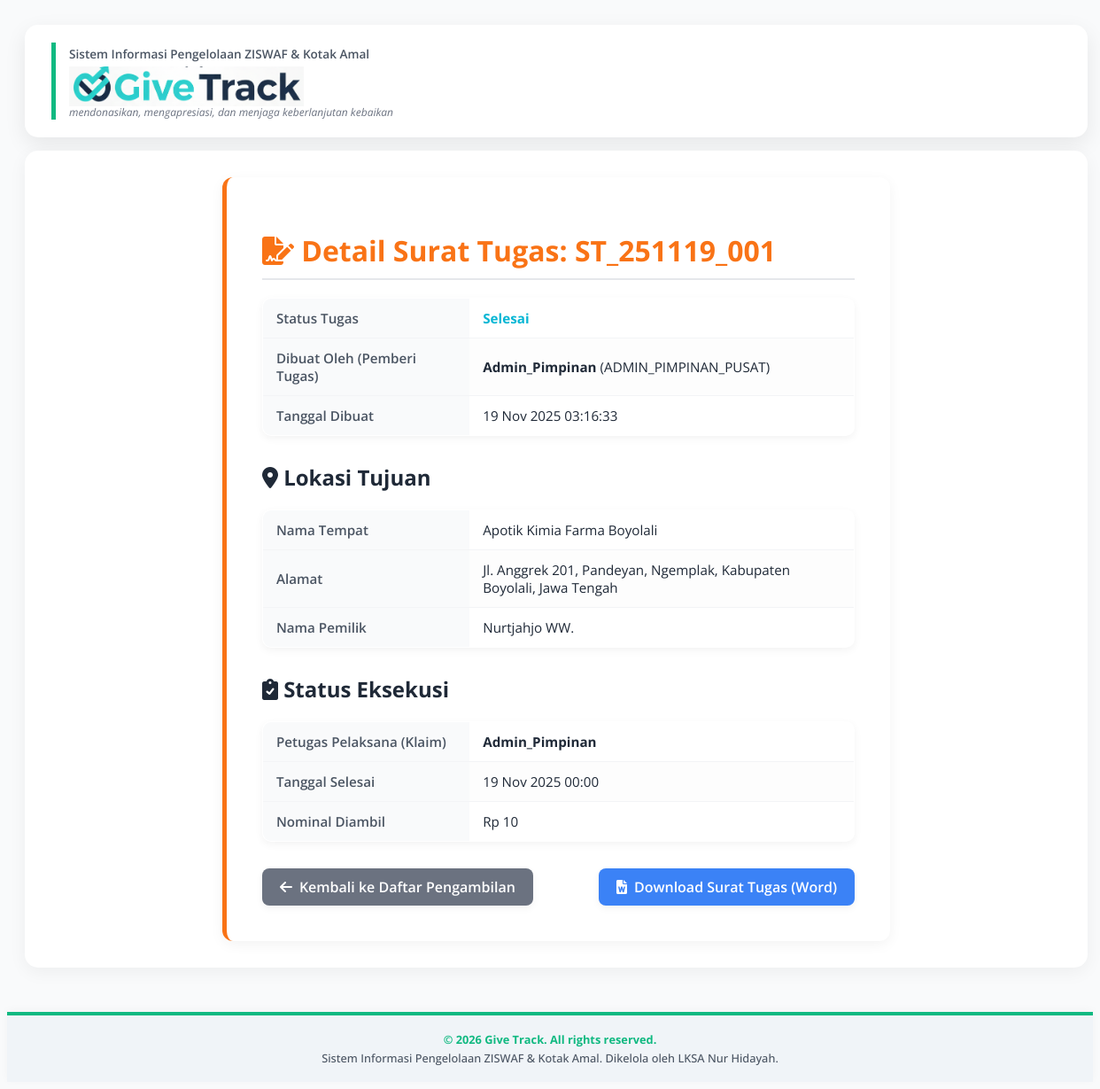
The page /pages/detail_surat_tugas.php?id_tugas=ST_251119_001 (signed in) on the database its author committed.
### tables this page shows
CREATE TABLE `surattugas` (
  `ID_Surat_Tugas` varchar(50) NOT NULL,
  `ID_KotakAmal` varchar(50) NOT NULL,
  `ID_user` varchar(50) NOT NULL,
  `Tgl_Mulai_Tugas` datetime NOT NULL,
  `Status_Tugas` enum('Aktif','Selesai','Batal') NOT NULL DEFAULT 'Aktif'
);

CREATE TABLE `user` (
  `Id_user` varchar(30) NOT NULL,
  `Nama_User` varchar(100) NOT NULL,
  `Password` varchar(255) NOT NULL COMMENT 'Untuk menyimpan password yang di-hash',
  `Jabatan` varchar(50) NOT NULL,
  `Id_lksa` varchar(25) NOT NULL,
  `Foto` varchar(255) DEFAULT NULL,
  `Status` enum('Active','Archived') NOT NULL DEFAULT 'Active'
);

CREATE TABLE `kotakamal` (
  `ID_KotakAmal` varchar(30) NOT NULL,
  `Id_lksa` varchar(25) NOT NULL,
  `Nama_Toko` varchar(150) NOT NULL,
  `Alamat_Toko` text NOT NULL COMMENT 'Alamat lengkap gabungan',
  `ID_Provinsi` varchar(100) DEFAULT NULL,
  `ID_Kabupaten` varchar(100) DEFAULT NULL,
  `ID_Kecamatan` varchar(100) DEFAULT NULL,
  `ID_Kelurahan` varchar(100) DEFAULT NULL,
  `Nama_Pemilik` varchar(100) DEFAULT NULL,
  `WA_Pemilik` varchar(20) DEFAULT NULL,
  `Email` varchar(100) DEFAULT NULL,
  `Google_Maps_Link` varchar(255) DEFAULT NULL,
  `Jadwal_Pengambilan` varchar(50) DEFAULT NULL COMMENT 'Bisa berupa tanggal YYYY-MM-DD atau deskripsi hari',
  `Ket` text COMMENT 'Keterangan tambahan',
  `Foto` varchar(255) DEFAULT NULL,
  `Latitude` decimal(10,8) DEFAULT NULL,
  `Longitude` decimal(11,8) DEFAULT NULL,
  `Status` enum('Active','Archived') NOT NULL DEFAULT 'Active'
);

CREATE TABLE `dana_kotakamal` (
  `ID_Kwitansi_KA` varchar(40) NOT NULL,
  `Id_lksa` varchar(25) NOT NULL,
  `ID_KotakAmal` varchar(30) NOT NULL,
  `Id_user` varchar(30) NOT NULL COMMENT 'Petugas yang mengambil',
  `Tgl_Ambil` date NOT NULL,
  `JmlUang` int NOT NULL
);

### pages/detail_surat_tugas.php (the view, shortened to what this page needs)
<?php
include '../config/database.php';
include '../includes/header.php';
$id_surat_tugas = $_GET['id_tugas'] ?? '';
$sql = "SELECT st.*, ka.Nama_Toko, ka.Alamat_Toko, ka.Nama_Pemilik, ka.WA_Pemilik, u.Nama_User AS Nama_Pembuat
        FROM SuratTugas st
        JOIN KotakAmal ka ON st.ID_KotakAmal = ka.ID_KotakAmal COLLATE utf8mb4_general_ci
        JOIN LKSA l ON ka.Id_lksa = l.Id_lksa COLLATE utf8mb4_general_ci
        JOIN User u ON st.ID_user = u.Id_user COLLATE utf8mb4_general_ci
        WHERE st.ID_Surat_Tugas = ?";
$stmt = $conn->prepare($sql);
$stmt->bind_param("s", $id_surat_tugas);
$stmt->execute();
$result = $stmt->get_result();
$data_st = $result->fetch_assoc();
$nama_petugas_klaim = 'Belum Diklaim';
$tgl_selesai = 'N/A';
$jml_uang_ambil = 'N/A';
if ($data_st['Status_Tugas'] == 'Selesai') {
    $sql_klaim = "SELECT dka.Tgl_Ambil, dka.JmlUang, u.Nama_User
                  FROM Dana_KotakAmal dka
                  JOIN User u ON dka.Id_user = u.Id_user COLLATE utf8mb4_general_ci
                  WHERE dka.ID_KotakAmal = ?
                  ORDER BY dka.Tgl_Ambil DESC LIMIT 1";
    $stmt_klaim = $conn->prepare($sql_klaim);
    $stmt_klaim->bind_param("s", $data_st['ID_KotakAmal']);
    $stmt_klaim->execute();
    $result_klaim = $stmt_klaim->get_result();
    $data_klaim = $result_klaim->fetch_assoc();
    if ($data_klaim) {
        $nama_petugas_klaim = $data_klaim['Nama_User'];
        $tgl_selesai = date('d M Y H:i', strtotime($data_klaim['Tgl_Ambil']));
        $jml_uang_ambil = 'Rp ' . number_format($data_klaim['JmlUang']);
    }
}
?>
<div class="detail-container">
    <h1><i class="fas fa-file-signature" style="color: #F97316;"></i> Detail Surat Tugas: <?php echo htmlspecialchars($data_st['ID_Surat_Tugas']); ?></h1>
    <table class="data-table">
        <tr>
            <th>Status Tugas</th>
            <td>
                <?php
                    $status_class = '';
                    switch ($data_st['Status_Tugas']) {
                        case 'Selesai': $status_class = 'status-completed'; break;
                    }
                ?>
                <span class="<?php echo $status_class; ?>"><?php echo htmlspecialchars($data_st['Status_Tugas']); ?></span>
            </td>
        </tr>
        <tr>
            <th>Dibuat Oleh (Pemberi Tugas)</th>
            <td><strong><?php echo htmlspecialchars($data_st['Nama_Pembuat']); ?></strong> (<?php echo htmlspecialchars($data_st['ID_user']); ?>)</td>
        </tr>
        <tr>
            <th>Tanggal Dibuat</th>
            <td><?php echo date('d M Y H:i:s', strtotime($data_st['Tgl_Mulai_Tugas'])); ?></td>
        </tr>
    </table>
    <h2 style="margin-top: 30px; font-size: 1.5em; color: #1F2937;"><i class="fas fa-map-marker-alt"></i> Lokasi Tujuan</h2>
    <table class="data-table">
        <tr>
            <th>Nama Tempat</th>
            <td><?php echo htmlspecialchars($data_st['Nama_Toko']); ?></td>
        </tr>
        <tr>
            <th>Alamat</th>
            <td><?php echo htmlspecialchars($data_st['Alamat_Toko']); ?></td>
        </tr>
        <tr>
            <th>Nama Pemilik</th>
            <td><?php echo htmlspecialchars($data_st['Nama_Pemilik'] ?? '-'); ?></td>
        </tr>
    </table>
    <h2 style="margin-top: 30px; font-size: 1.5em; color: #1F2937;"><i class="fas fa-clipboard-check"></i> Status Eksekusi</h2>
    <table class="data-table">
        <tr>
            <th>Petugas Pelaksana (Klaim)</th>
            <td><strong><?php echo htmlspecialchars($nama_petugas_klaim); ?></strong></td>
        </tr>
        <tr>
            <th>Tanggal Selesai</th>
            <td><?php echo $tgl_selesai; ?></td>
        </tr>
        <tr>
            <th>Nominal Diambil</th>
            <td><?php echo $jml_uang_ambil; ?></td>
        </tr>
    </table>
    <div class="form-actions" style="justify-content: space-between; margin-top: 30px;">
        <a href="dana-kotak-amal.php" class="btn btn-action-view"><i class="fas fa-arrow-left"></i> Kembali ke Daftar Pengambilan</a>
        <a href="cetak_surat_tugas_word.php?id_tugas=<?php echo htmlspecialchars($data_st['ID_Surat_Tugas']); ?>"
           class="btn btn-action-view btn-download-word"
           target="_blank"
           title="Download Surat Tugas dalam format Word">
            <i class="fas fa-file-word"></i> Download Surat Tugas (Word)
        </a>
    </div>
</div>
<?php
include '../includes/footer.php';
?>

### includes/header.php (style rules this page uses)
:root { --primary-color: #1F2937; --secondary-color: #10B981; --tertiary-color: #F9FAFB; --text-dark: #1F2937; --text-light: #fff; --bg-light: #F9FAFB; --border-color: #E5E7EB; --form-bg: #FFFFFF; }
body { font-family: 'Open Sans', sans-serif; background-color: var(--bg-light); background-size: cover; background-position: center; background-attachment: fixed; color: var(--text-dark); min-height: 100vh; overflow-x: hidden; }
.btn { padding: 10px 20px; border: none; cursor: pointer; text-decoration: none; border-radius: 8px; font-weight: 600; transition: transform 0.2s, box-shadow 0.2s; display: inline-block; box-shadow: 0 3px 8px rgba(0, 0, 0, 0.05); }
table { width: 100%; border-collapse: collapse; margin-top: 15px; box-shadow: 0 3px 10px rgba(0, 0, 0, 0.05); border-radius: 10px; overflow: hidden; border: 1px solid var(--border-color); font-size: 0.95em; }
th, td { text-align: left; padding: 12px; border-bottom: 1px solid var(--border-color); }
tbody tr:nth-child(even) { background-color: #FDFDFD; }
tbody tr:last-child td { border-bottom: none; }
.form-actions { display: flex; gap: 10px; justify-content: flex-end; margin-top: 25px; }

### pages/detail_surat_tugas.php (style rules this page uses)
.detail-container { max-width: 800px; margin: 0 auto; padding: 40px; background-color: #fff; border-radius: 12px; box-shadow: 0 4px 15px rgba(0, 0, 0, 0.05); border-left: 5px solid #F97316; }
.detail-container h1 { font-size: 2.0em; color: #F97316; border-bottom: 2px solid #E5E7EB; padding-bottom: 10px; margin-bottom: 20px; }
.data-table { width: 100%; margin-top: 20px; border-collapse: collapse; }
.data-table th, .data-table td { padding: 12px 15px; text-align: left; border-bottom: 1px solid #F3F4F6; }
.data-table th { width: 35%; background-color: #F9FAFB; color: #4B5563; font-weight: 600; }
.status-completed { color: #06B6D4; font-weight: 700; }
.btn-action-view { background-color: #6B7280; color: white; padding: 10px 20px; border-radius: 8px; text-decoration: none; transition: transform 0.2s, box-shadow 0.2s; display: inline-flex; align-items: center; gap: 8px; }
.btn-download-word { background-color: #3B82F6; }

### rows shown on the page
surattugas: ID_Surat_Tugas "ST_251119_001", Status_Tugas "Selesai", ID_user.Nama_User "Admin_Pimpinan", ID_user "ADMIN_PIMPINAN_PUSAT", Tgl_Mulai_Tugas "19 Nov 2025 03:16:33", ID_KotakAmal.Nama_Toko "Apotik Kimia Farma Boyolali", ID_KotakAmal.Alamat_Toko "Jl. Anggrek 201, Pandeyan, Ngemplak, Kabupaten Boyolali, Jawa Tengah", ID_KotakAmal.Nama_Pemilik "Nurtjahjo WW."
dana_kotakamal: Id_user.Nama_User "Admin_Pimpinan", Tgl_Ambil "19 Nov 2025 00:00", JmlUang "Rp 10"
